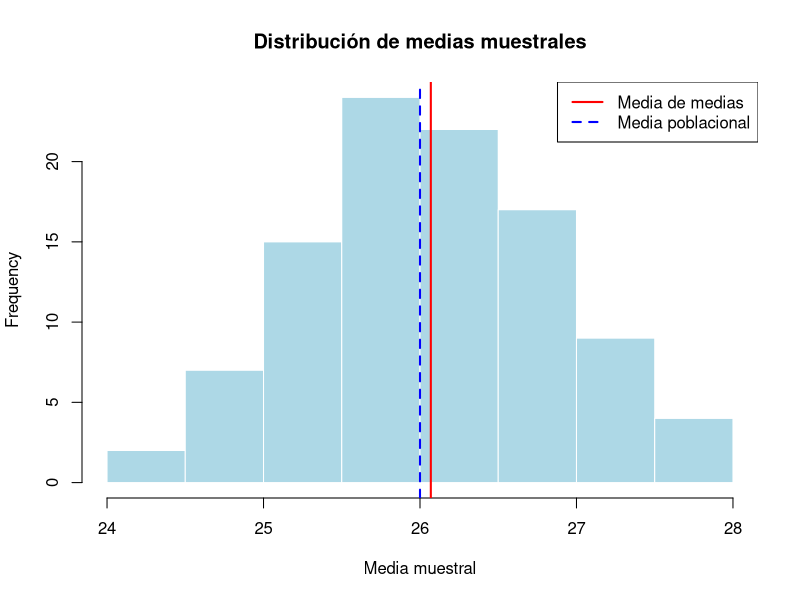
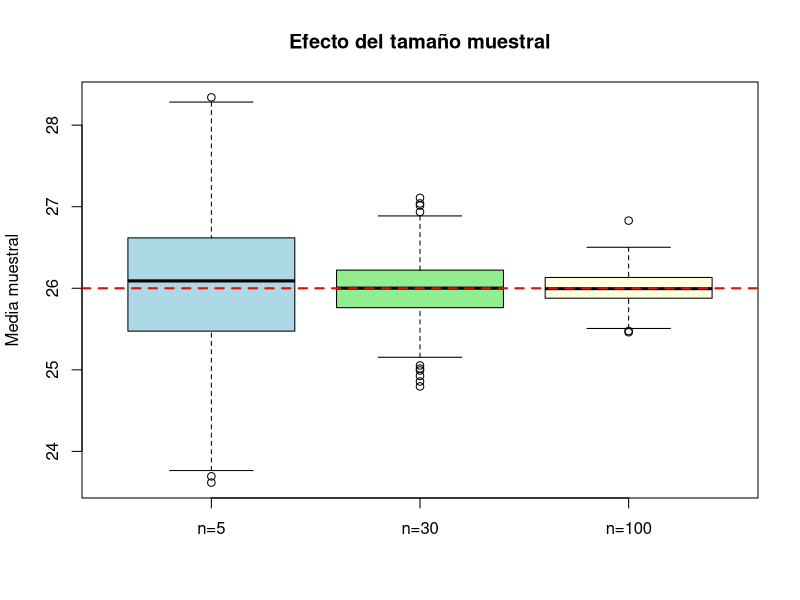

The R source for these figures, in order:
## ---- chunk 1
resistencia <- c(24, 26, 25, 27, 28)

mean(resistencia)
## ---- chunk 2
var(resistencia)
sd(resistencia)
## ---- chunk 3
defectuosas <- 6
total <- 40

p_muestral <- defectuosas / total
p_muestral
## ---- chunk 4
set.seed(123)

medias <- numeric(100)

for(i in 1:100){
  muestra <- rnorm(5, mean = 26, sd = 2)
  medias[i] <- mean(muestra)
}

head(medias)
## ---- chunk 5
hist(medias,
     col = "lightblue",
     border = "white",
     main = "Distribución de medias muestrales",
     xlab = "Media muestral")

abline(v = mean(medias), col = "red", lwd = 2)
abline(v = 26, col = "blue", lwd = 2, lty = 2)

legend("topright",
       legend = c("Media de medias", "Media poblacional"),
       col = c("red", "blue"),
       lwd = 2,
       lty = c(1,2))
## ---- chunk 6
set.seed(123)

medias_n5 <- replicate(500, mean(rnorm(5, mean = 26, sd = 2)))
medias_n30 <- replicate(500, mean(rnorm(30, mean = 26, sd = 2)))
medias_n100 <- replicate(500, mean(rnorm(100, mean = 26, sd = 2)))

sd(medias_n5)
sd(medias_n30)
sd(medias_n100)
## ---- chunk 7
boxplot(medias_n5, medias_n30, medias_n100,
        names = c("n=5", "n=30", "n=100"),
        col = c("lightblue", "lightgreen", "lightyellow"),
        main = "Efecto del tamaño muestral",
        ylab = "Media muestral")
abline(h = 26, col = "red", lwd = 2, lty = 2)
## ---- chunk 8
peso <- c(15.2, 15.5, 15.1, 15.6, 15.3, 15.4)

mean(peso)
var(peso)
sd(peso)
